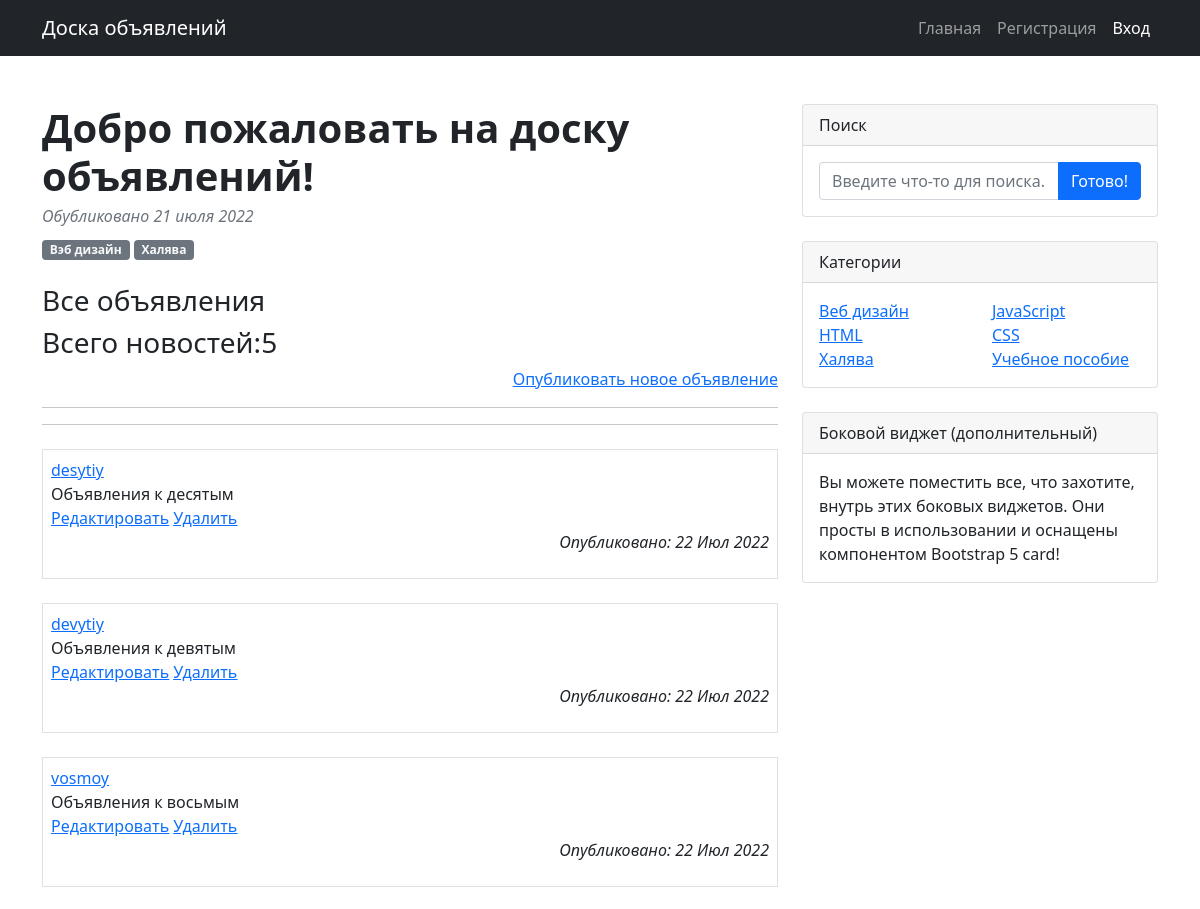
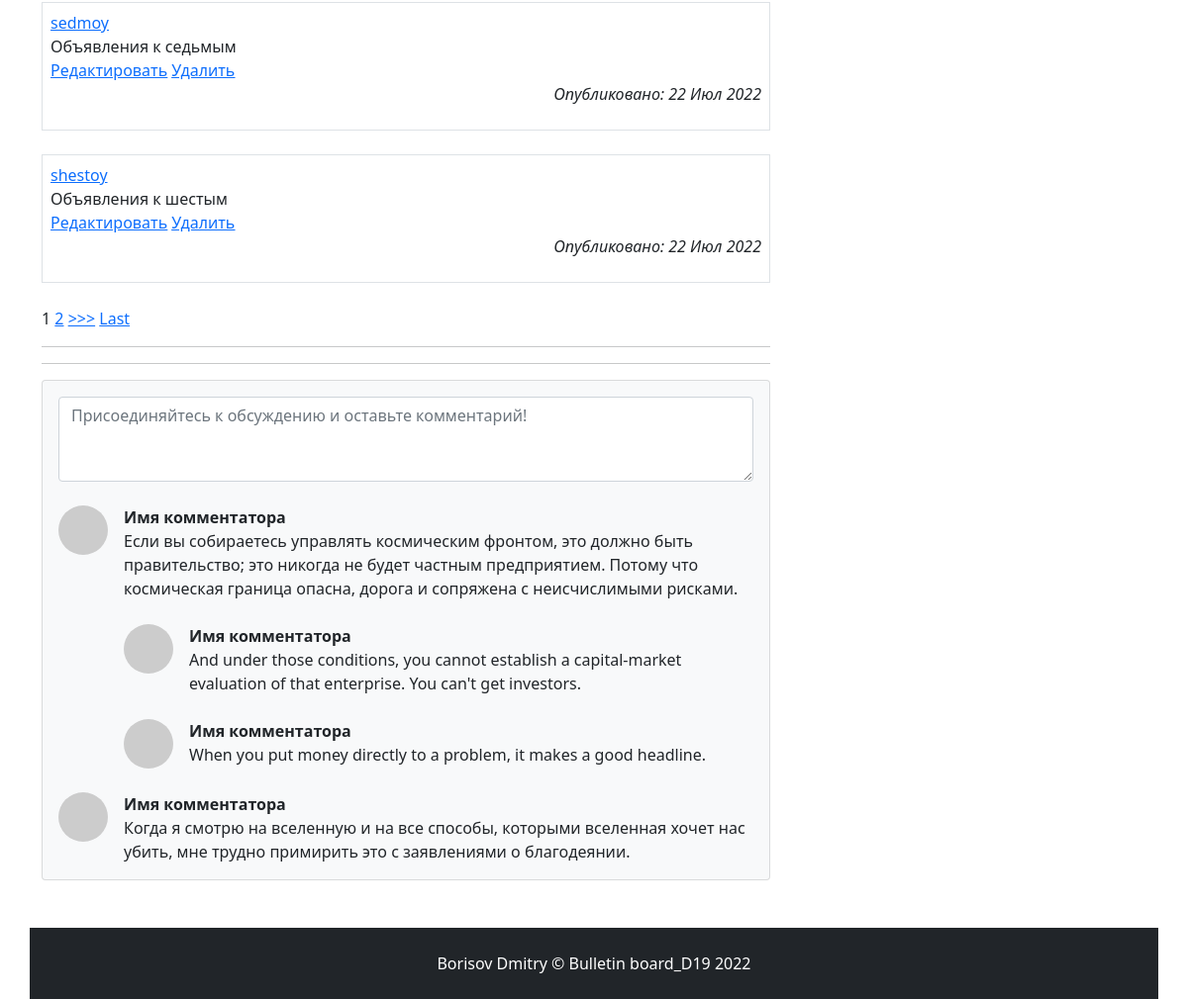
/board/, run on the app's committed database (2 pictures, top to bottom).
### board/models.py (models this page shows, shortened)
class Ad(models.Model):
    author = models.ForeignKey(Author, on_delete=models.CASCADE, related_name='ads', verbose_name='Пользователь')
    article = models.CharField(max_length=255, verbose_name='Заголовок')
    create_time = models.DateTimeField(auto_now_add=True)
    categories = models.ManyToManyField(Category, through='AdsCategory', verbose_name='Категория')
    text_ad = models.TextField(null=False, verbose_name='Текст объявления')
    class Meta:
        verbose_name = 'Объявление'
        verbose_name_plural = 'Объявления'

### board/views.py (the view)
# urls.py: path('', AdList.as_view()),
class AdList(ListView):
    model = Ad
    template_name = 'board/ad_list.html'
    context_object_name = 'ads'
    queryset = Ad.objects.order_by('-create_time')
    paginate_by = 5

### templates/board/ad_list.html (shortened to what this page needs)
{% extends 'flatpages/default.html' %}
{% block content %}
        <div class="container mt-5">
            <div class="row">
                <div class="col-lg-8">
                    <article>
                        <header class="mb-4">
                            <h1 class="fw-bolder mb-1">Добро пожаловать на доску объявлений!</h1>
                            <div class="text-muted fst-italic mb-2">Обубликовано 21 июля 2022</div>
                            <a class="badge bg-secondary text-decoration-none link-light" href="#!">Вэб дизайн</a>
                            <a class="badge bg-secondary text-decoration-none link-light" href="#!">Халява</a>
                        </header>
                    </article>
                    <h3>Все объявления </h3>
                    {% if ads %}
                    <h3>Всего новостей:{{ ads|length }} {% endif %}</h3>
                    <p style="text-align: right;"> <a href="{% url 'ad_create' %}">Опубликовать новое объявление </a></p>
                    <hr>
                    <hr>
                    {% if ads %}
                    <ul class="list-unstyled">
                    {% for ad in ads %}
                    <li class="media my-4 p-2 border">
                    <a href="{% url 'ad' ad.id %}"> {{ ad.article|truncatewords:2}} </a>
                    <div>{{ ad.text_ad|truncatechars:50 }}</div>
                    <a href="{% url 'ad_update' ad.id %}"><u>Редактировать</u></a>
                    <a href="{% url 'ad_delete' ad.id %}"><u> Удалить </u></a>
                    <p style="text-align: right;"> <em>Опубликовано: {{ ad.create_time|date:'d M Y'}}</em></p>
                    </li>
                    {% endfor %}
                    </ul>
                    {% if is_paginated%}
                    {% for num in page_obj.paginator.page_range %}
                    {% if page_obj.number == num %}
                    <a>{{ num }}</a>
                    {% elif num > page_obj.number|add:'-3' and num < page_obj.number|add:'3' %}
                    <a href="?page={{ num }}">{{ num }}</a>
                    {% endif %}
                    {% endfor %}
                    {% if page_obj.has_next %}
                    <a href="?page={{ page_obj.next_page_number }}">>>></a>
                    <a href="?page={{ page_obj.paginator.num_pages }}">Last</a>
                    {% endif %}
                    {% endif %}
                    {% else %}
                    <h2> Новостей нет!! </h2>
                    {% endif %}
                    <hr>
                    <hr>
                    {% endblock content %}

### templates/flatpages/default.html (shortened to what this page needs)
<!DOCTYPE html>
<html lang="en">
    <head>
        {% load static %}
        <link href="{% static 'css/styles.css' %}" rel="stylesheet" />
    </head>
    <body>
        <nav class="navbar navbar-expand-lg navbar-dark bg-dark">
            <div class="container">
                <a class="navbar-brand" href="#!">Доска объявлений</a>
                <div class="collapse navbar-collapse" id="navbarSupportedContent">
                    <ul class="navbar-nav ms-auto mb-2 mb-lg-0">
                        <li class="nav-item"><a class="nav-link" href="/board/">Главная</a></li>
                        <li class="nav-item"><a class="nav-link" href="{% url 'register' %}">Регистрация</a></li>
                            {% if user.is_authenticated %}
                                <li class="nav-item"><a class="nav-link" href="#!">Профиль</a></li>
                                <li class="nav-item"><a class="nav-link active" aria-current="page" href="{% url 'logout' %}">Выход</a></li>
                            {% else %}
                                <li class="nav-item"><a class="nav-link active" aria-current="page" href="{% url 'login' %}">Вход</a></li>
                            {% endif %}
                    </ul>
                </div>
            </div>
        </nav>
        {% block content %}
        {% endblock content %}
        {% block comments %}
            <section class="mb-5">
                <div class="card bg-light">
                    <div class="card-body">
                        <form class="mb-4"><textarea class="form-control" rows="3" placeholder="Присоединяйтесь к обсуждению и оставьте комментарий!"></textarea></form>
                        <div class="d-flex mb-4">
                            <div class="flex-shrink-0"><img class="rounded-circle" src="https://dummyimage.com/50x50/ced4da/6c757d.jpg" alt="..." /></div>
                                <div class="ms-3">
                                    <div class="fw-bold">Имя комментатора</div>
                                        Если вы собираетесь управлять космическим фронтом, это должно быть правительство; это никогда не будет частным предприятием. Потому что космическая граница опасна, дорога и сопряжена с неисчислимыми рисками.
                                        <div class="d-flex mt-4">
                                            <div class="flex-shrink-0"><img class="rounded-circle" src="https://dummyimage.com/50x50/ced4da/6c757d.jpg" alt="..." /></div>
                                                <div class="ms-3">
                                                    <div class="fw-bold">Имя комментатора</div>
                                                    And under those conditions, you cannot establish a capital-market evaluation of that enterprise. You can't get investors.
                                                </div>
                                        </div>
                                            <div class="d-flex mt-4">
                                                <div class="flex-shrink-0"><img class="rounded-circle" src="https://dummyimage.com/50x50/ced4da/6c757d.jpg" alt="..." /></div>
                                                    <div class="ms-3">
                                                        <div class="fw-bold">Имя комментатора</div>
                                                        When you put money directly to a problem, it makes a good headline.
                                                    </div>
                                            </div>
                                </div>
                        </div>
                            <div class="d-flex">
                                <div class="flex-shrink-0"><img class="rounded-circle" src="https://dummyimage.com/50x50/ced4da/6c757d.jpg" alt="..." /></div>
                                    <div class="ms-3">
                                        <div class="fw-bold">Имя комментатора</div>
                                        Когда я смотрю на вселенную и на все способы, которыми вселенная хочет нас убить, мне трудно примирить это с заявлениями о благодеянии.
                                    </div>
                            </div>
                    </div>
                </div>
            </section>
            </div>
        {% endblock comments %}
        {% block sidewidgets %}
            <div class="col-lg-4">
                <div class="card mb-4">
                    <div class="card-header">Поиск</div>
                        <div class="card-body">
                            <div class="input-group">
                                <input class="form-control" type="text" placeholder="Введите что-то для поиска..." aria-label="Введите что-то для поиска..." aria-describedby="button-search" />
                                <button class="btn btn-primary" id="button-search" type="button">Готово!</button>
                            </div>
                        </div>
                </div>
                    <div class="card mb-4">
                        <div class="card-header">Категории</div>
                            <div class="card-body">
                                <div class="row">
                                    <div class="col-sm-6">
                                        <ul class="list-unstyled mb-0">
                                            <li><a href="#!">Веб дизайн</a></li>
                                            <li><a href="#!">HTML</a></li>
                                            <li><a href="#!">Халява</a></li>
                                        </ul>
                                    </div>
                                        <div class="col-sm-6">
                                            <ul class="list-unstyled mb-0">
                                                <li><a href="#!">JavaScript</a></li>
                                                <li><a href="#!">CSS</a></li>
                                                <li><a href="#!">Учебное пособие</a></li>
                                            </ul>
                                        </div>
                                </div>
                            </div>
                    </div>
                        <div class="card mb-4">
                            <div class="card-header">Боковой виджет (дополнительный)</div>
                                <div class="card-body">Вы можете поместить все, что захотите, внутрь этих боковых виджетов. Они просты в использовании и оснащены компонентом Bootstrap 5 card!</div>
                        </div>
            </div>
        {% endblock sidewidgets %}
        {% block footer %}
            <footer class="py-4 bg-dark">
                <div class="container"><p class="m-0 text-center text-white">Borisov Dmitry &copy; Bulletin board_D19 2022 </p></div>
            </footer>
        {% endblock footer %}
    </body>
</html>

### data on the page
Ad: article "desytiy", text_ad "Объявления к десятым", create_time "22 Июл 2022"
Ad: article "devytiy", text_ad "Объявления к девятым", create_time "22 Июл 2022"
Ad: article "vosmoy", text_ad "Объявления к восьмым", create_time "22 Июл 2022"
Ad: article "sedmoy", text_ad "Объявления к седьмым", create_time "22 Июл 2022"
Ad: article "shestoy", text_ad "Объявления к шестым", create_time "22 Июл 2022"

### other printed values
{{ ads|length }} "5"
{{ num }} "1"
{{ num }} "2"
